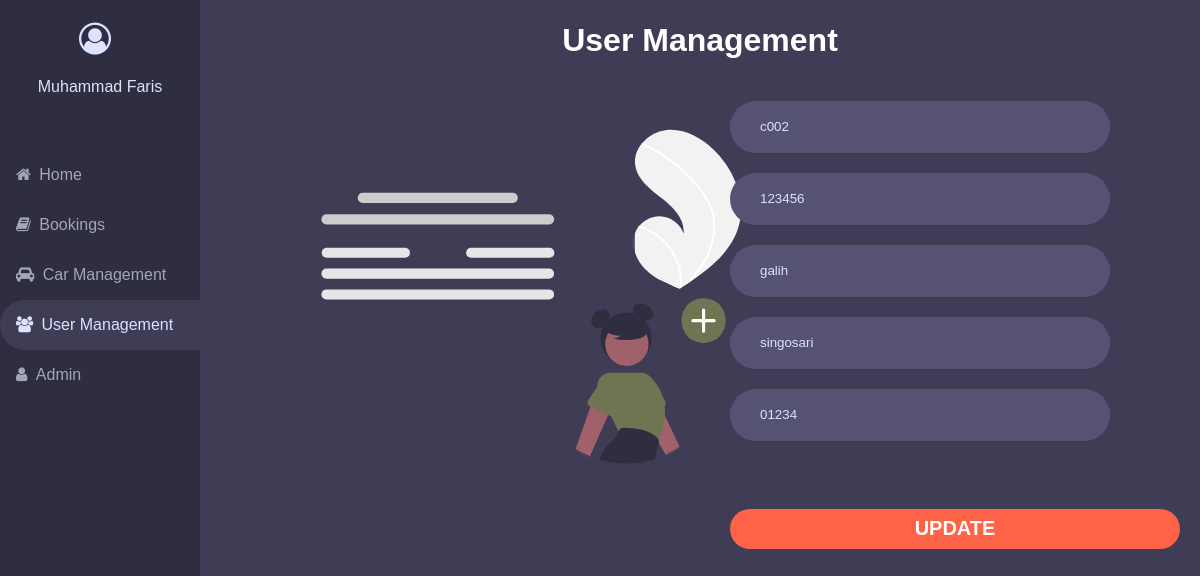
The page /Dashboard/User/UserManagement/editForm.php?id=c002 on the database its author committed.
### tables this page shows
CREATE TABLE `customer` (
  `id_customer` char(5) NOT NULL,
  `nik_customer` char(16) NOT NULL,
  `nama_customer` varchar(30) NOT NULL,
  `alamat_customer` varchar(255) NOT NULL,
  `gender_customer` enum('M','F') DEFAULT NULL,
  `noHp_customer` varchar(13) NOT NULL
);

### Dashboard/User/UserManagement/editForm.php (the view, shortened to what this page needs)
<!DOCTYPE html>
<html lang="en">
<head>
    <link rel="stylesheet" href="style.css" />
    <link rel="stylesheet" href="../font-awesome-4.7.0/css/font-awesome.css">
    <link rel="stylesheet" href="../font-awesome-4.7.0/css/font-awesome.min.css">
</head>
<body>
    <?php
        include "koneksi.php";
        $id = $_GET['id'];
        $query = "SELECT * FROM customer WHERE id_customer='$id'";
        $result = mysqli_query($connect, $query);
    ?>
    <div class="sidebar">
        <div class="dashboard-title">
            <div class="image-container">
                <i class="fa fa-user-circle-o"></i>
            </div>
            <div class="user-name">
                <p>Muhammad Faris</p>
            </div>
        </div>
        <a href="\car-rental-Tugas\Dashboard"><i class="fa fa-home" aria-hidden="true"></i>Home</a>
        <a href="\car-rental-Tugas\Dashboard\Bookings"><i class="fa fa-book"></i>Bookings</a>
        <a href="\car-rental-Tugas\Dashboard\CarManagement"><i class="fa fa-car"></i>Car Management</a>
        <a class="active" href="\car-rental-Tugas\Dashboard\UserManagement"><i class="fa fa-users"></i>User Management</a>
        <a href="\car-rental-Tugas\Dashboard\Admin"><i class="fa fa-user"></i>Admin</a>
    </div>
    <div class="content">
        <div class="Title">
            <h1>User Management</h1>
        </div>
        <div class="left-content">
            <div class="card">
                <img src="img/addUser.svg" alt="upload" style="width: 500px;">
            </div>
        </div>
        <div class="right-content">
            <form action="prosesEdit.php" method="POST">
            <?php
                while ($row = mysqli_fetch_array($result)){
            ?>
                <div class="card">
                    <input type="text" name="IDCustomer" class="inputBox" placeholder="ID Customer" value="<?php echo  $row['id_customer'] ;?>">
                </div>
                <div class="card">
                    <input type="text" name="nikCustomer" class="inputBox" placeholder="NIK Customer" value="<?php echo  $row['nik_customer'] ;?>">
                </div>
                <div class="card">
                    <input type="text" name="namaCustomer" class="inputBox" placeholder="Nama Customer" value="<?php echo  $row['nama_customer'] ;?>">
                </div>
                <div class="card">
                    <input type="text" name="alamatCustomer" class="inputBox" placeholder="Alamat Customer" value="<?php echo  $row['alamat_customer'] ;?>">
                </div>
                <div class="card">
                    <input type="text" name="nomorCustomer" class="inputBox" placeholder="Nomor HP" value="<?php echo  $row['noHp_customer'] ;?>">
                </div>
                <div class="submit-button">
                    <label for="submit" class="submit-btn">
                        UPDATE
                    </label>
                </div>
                <?php
                    }
                ?>
            </form>
        </div>
    </div>
</body>
</html>

### Dashboard/User/UserManagement/style.css (style rules this page uses)
body { margin: 0; background-color: #3F3D56; }
.sidebar { margin: 0; padding: 0; width: 200px; background-color: #2F2E41; position: fixed; height: 100%; overflow: auto; font-family: "Poppins", sans-serif; font-weight: 500; }
.dashboard-title { height: 15%; }
.image-container i { position: relative; display: flex; justify-content: center; align-items: center; margin-top: 15%; color: #DDE2FF; font-size: 200%; }
.user-name { display: flex; justify-content: center; color: #DDE2FF; }
.user-name p { margin-top: 15%; font-family: "Poppins", sans-serif; }
.sidebar a { display: block; color: #A4A6B3; padding: 16px; text-decoration: none; }
.sidebar i { padding-right: 5%; height: 18px; }
.sidebar a.active { background-color: #3F3D56; color: #DDE2FF; border-top-left-radius: 25px; border-bottom-left-radius: 25px; }
.content { margin-left: 200px; padding: 1px 16px; text-align: center; }
.Title { color: white; font-family: sans-serif; }
.content .left-content { float: left; width: 50%; padding: 0px 10px; }
.content .left-content .card { padding: 30px 15px; font-size: 30px; color: #DDE2FF; }
.right-content { float: left; width: 45%; padding: 0px 10px; }
input[type="text"] { color: #DDE2FF; font-family: "Poppins",sans-serif; padding-left: 30px; }
.inputBox { display: block; border-radius: 50px; width: 80%; border: none; background: #555274; margin-top: 20px; margin-bottom: 20px; height: 50px; }
.submit-btn { color: white; height: 40px; width: 450px; background-color: tomato; position: absolute; margin-top: auto; display: flex; justify-content: center; align-items: center; font-size: 20px; margin-top: 4%; border-radius: 50px; font-family: "Poppins",sans-serif; font-weight: 600; }

### rows shown on the page
customer: IDCustomer "c002", nikCustomer "123456", namaCustomer "galih", alamatCustomer "singosari", nomorCustomer "01234"
